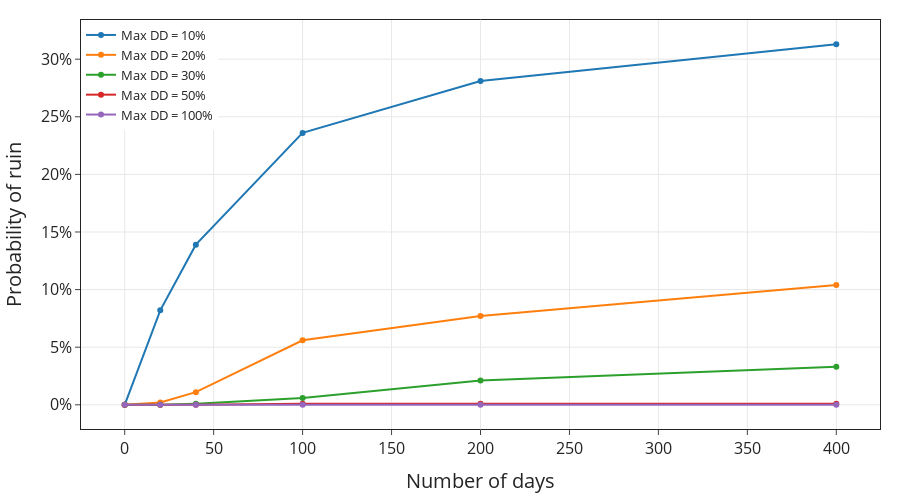

Notebook cell for this chart:
### Code cell
figure = go.Figure()
figure.update_layout(go.Layout(margin = dict(l = 20, r = 20, t = 20, b = 20), template = 'simple_white', showlegend = True,
                               legend = {'font': {'size': 13}, 'x': 0.},
                               xaxis = {'showgrid': True, 'showline': True, 'mirror': True, 'titlefont': {'size': 20}, 'tickfont': {'size': 16},
                                         'tickformat': f'.{0}f', 'title': 'Number of days'},
                               yaxis = {'showgrid': True, 'showline': True, 'mirror': True, 'titlefont': {'size': 20}, 'tickfont': {'size': 16},
                                         'tickformat': f'.{0}%', 'title': 'Probability of ruin'},
                               font = {'size': 28}, autosize = False, width = 900, height = 500, hovermode = 'closest'))
for max_dd_accepted_perc in prob_ruin.keys():
    figure.add_trace(go.Scatter(x = list(prob_ruin[max_dd_accepted_perc].keys()),
                                y = list(prob_ruin[max_dd_accepted_perc].values()), name = f'Max DD = {max_dd_accepted_perc}%'))
figure

### Figure 1 — Plotly figure (JSON) as saved in the notebook; plotly's stock layout.template omitted (floating-point values rounded to 4 significant figures)
{"data": [{"name": "Max DD = 10%", "type": "scatter", "x": [0, 20, 40, 100, 200, 400], "y": [0, 0.082, 0.139, 0.236, 0.281, 0.313]}, {"name": "Max DD = 20%", "type": "scatter", "x": [0, 20, 40, 100, 200, 400], "y": [0, 0.002, 0.011, 0.056, 0.077, 0.104]}, {"name": "Max DD = 30%", "type": "scatter", "x": [0, 20, 40, 100, 200, 400], "y": [0, 0, 0.001, 0.006, 0.021, 0.033]}, {"name": "Max DD = 50%", "type": "scatter", "x": [0, 20, 40, 100, 200, 400], "y": [0, 0, 0, 0.001, 0.001, 0.001]}, {"name": "Max DD = 100%", "type": "scatter", "x": [0, 20, 40, 100, 200, 400], "y": [0, 0, 0, 0, 0, 0]}], "layout": {"autosize": false, "font": {"size": 28}, "height": 500, "hovermode": "closest", "legend": {"font": {"size": 13}, "x": 0}, "margin": {"b": 20, "l": 20, "r": 20, "t": 20}, "showlegend": true, "width": 900, "xaxis": {"mirror": true, "showgrid": true, "showline": true, "tickfont": {"size": 16}, "tickformat": ".0f", "title": {"font": {"size": 20}, "text": "Number of days"}}, "yaxis": {"mirror": true, "showgrid": true, "showline": true, "tickfont": {"size": 16}, "tickformat": ".0%", "title": {"font": {"size": 20}, "text": "Probability of ruin"}}}}
